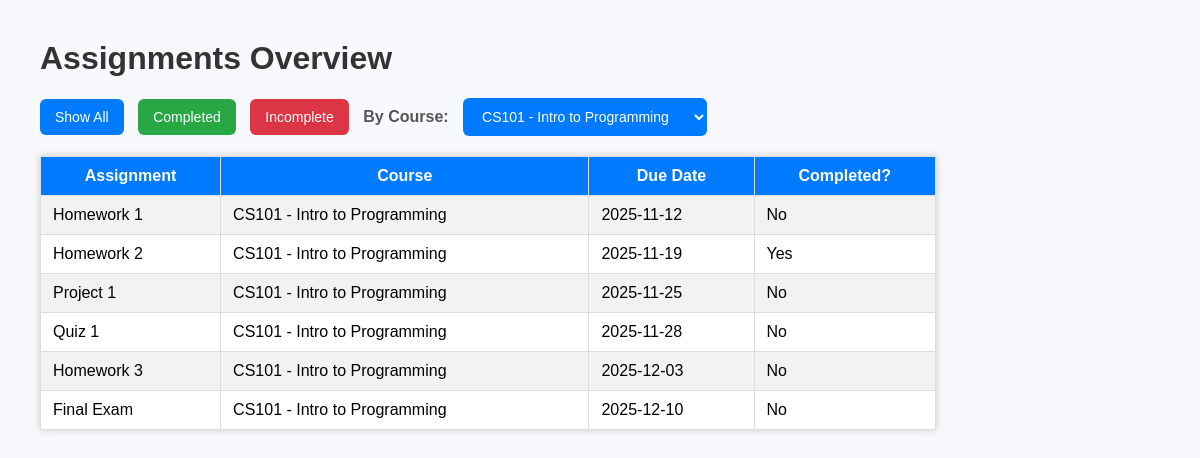
/index.php?course=CS101 - Intro to Programming, run on the app's committed database.
### tables this page shows
CREATE TABLE Assignment (
    assignment_id INT AUTO_INCREMENT PRIMARY KEY,
    course_id INT NOT NULL,
    name VARCHAR(200) NOT NULL,
    due_date DATE,
    completion_status TINYINT(1) DEFAULT 0,
    type VARCHAR(50),
    FOREIGN KEY (course_id) REFERENCES Course(course_id)
        ON DELETE CASCADE
        ON UPDATE CASCADE
);

CREATE TABLE Course (
    course_id INT AUTO_INCREMENT PRIMARY KEY,
    course_name VARCHAR(150) NOT NULL
);

### index.php (the view, shortened to what this page needs)
<?php
$servername = "localhost";
$username   = "root";
$password   = "StrongPass123!";
$database   = "smart_assignment_planner";
$conn = new mysqli($servername, $username, $password, $database);
$course = $_GET['course'] ?? '';
$baseQuery = "SELECT A.name, A.due_date, A.completion_status, C.course_name
              FROM Assignment A
              JOIN Course C ON A.course_id = C.course_id";
$where = [];
if (!empty($course)) {
    $where[] = "C.course_name = '".$conn->real_escape_string($course)."'";
}
if (!empty($where)) {
    $sql = $baseQuery . " WHERE " . implode(" AND ", $where) . " ORDER BY A.due_date ASC";
} else {
    $sql = $baseQuery . " ORDER BY A.due_date ASC";
}
$result = $conn->query($sql);
$courses = $conn->query("SELECT DISTINCT course_name FROM Course ORDER BY course_name ASC");
?>
<!DOCTYPE html>
<html>
<head>
</head>
<body>
<h1>Assignments Overview</h1>
<div class="buttons">
  <form method="GET" style="display:inline;">
    <button type="submit" name="filter" value="all">Show All</button>
  </form>
  <form method="GET" style="display:inline;">
    <button type="submit" name="filter" value="completed" style="background: #28a745;">Completed</button>
  </form>
  <form method="GET" style="display:inline;">
    <button type="submit" name="filter" value="incomplete" style="background: #dc3545;">Incomplete</button>
  </form>
  <form method="GET" style="display:inline;">
    <label class="filter-label" for="course">By Course:</label>
    <select name="course" onchange="this.form.submit()">
      <?php while($rowC = $courses->fetch_assoc()): ?>
        <option value="<?= htmlspecialchars($rowC['course_name']) ?>"
          <?= $rowC['course_name'] == $course ? 'selected' : '' ?>>
          <?= htmlspecialchars($rowC['course_name']) ?>
        </option>
      <?php endwhile; ?>
    </select>
  </form>
</div>
<table>
  <tr>
    <th>Assignment</th>
    <th>Course</th>
    <th>Due Date</th>
    <th>Completed?</th>
  </tr>
  <?php if ($result && $result->num_rows > 0): ?>
      <?php while($row = $result->fetch_assoc()): ?>
        <tr>
          <td><?= htmlspecialchars($row["name"]) ?></td>
          <td><?= htmlspecialchars($row["course_name"]) ?></td>
          <td><?= htmlspecialchars($row["due_date"]) ?></td>
          <td><?= $row["completion_status"] ? "Yes" : "No" ?></td>
        </tr>
      <?php endwhile; ?>
  <?php else: ?>
      <tr><td colspan="4">No data found.</td></tr>
  <?php endif; ?>
</table>
</body>
</html>

### index.php (style rules this page uses)
body { font-family: Arial, sans-serif; margin: 40px; background: #f7f9fc; }
h1 { color: #333; }
.buttons { margin-bottom: 20px; }
button, select { background: #007bff; color: white; border: none; padding: 10px 15px; margin-right: 10px; border-radius: 6px; cursor: pointer; font-size: 14px; }
table { border-collapse: collapse; width: 80%; background: white; box-shadow: 0 0 8px #ccc; }
th, td { padding: 10px 12px; border: 1px solid #ddd; }
th { background: #007bff; color: white; }
tr:nth-child(even) { background: #f2f2f2; }
.filter-label { font-weight: bold; color: #555; margin-right: 10px; }

### data on the page
assignment: name "Homework 1", course.course_name "CS101 - Intro to Programming", due_date "2025-11-12", completion_status "No"
assignment: name "Homework 2", course.course_name "CS101 - Intro to Programming", due_date "2025-11-19", completion_status "Yes"
assignment: name "Project 1", course.course_name "CS101 - Intro to Programming", due_date "2025-11-25", completion_status "No"
assignment: name "Quiz 1", course.course_name "CS101 - Intro to Programming", due_date "2025-11-28", completion_status "No"
assignment: name "Homework 3", course.course_name "CS101 - Intro to Programming", due_date "2025-12-03", completion_status "No"
assignment: name "Final Exam", course.course_name "CS101 - Intro to Programming", due_date "2025-12-10", completion_status "No"

### other printed values
form field course "CS101 - Intro to Programming"
